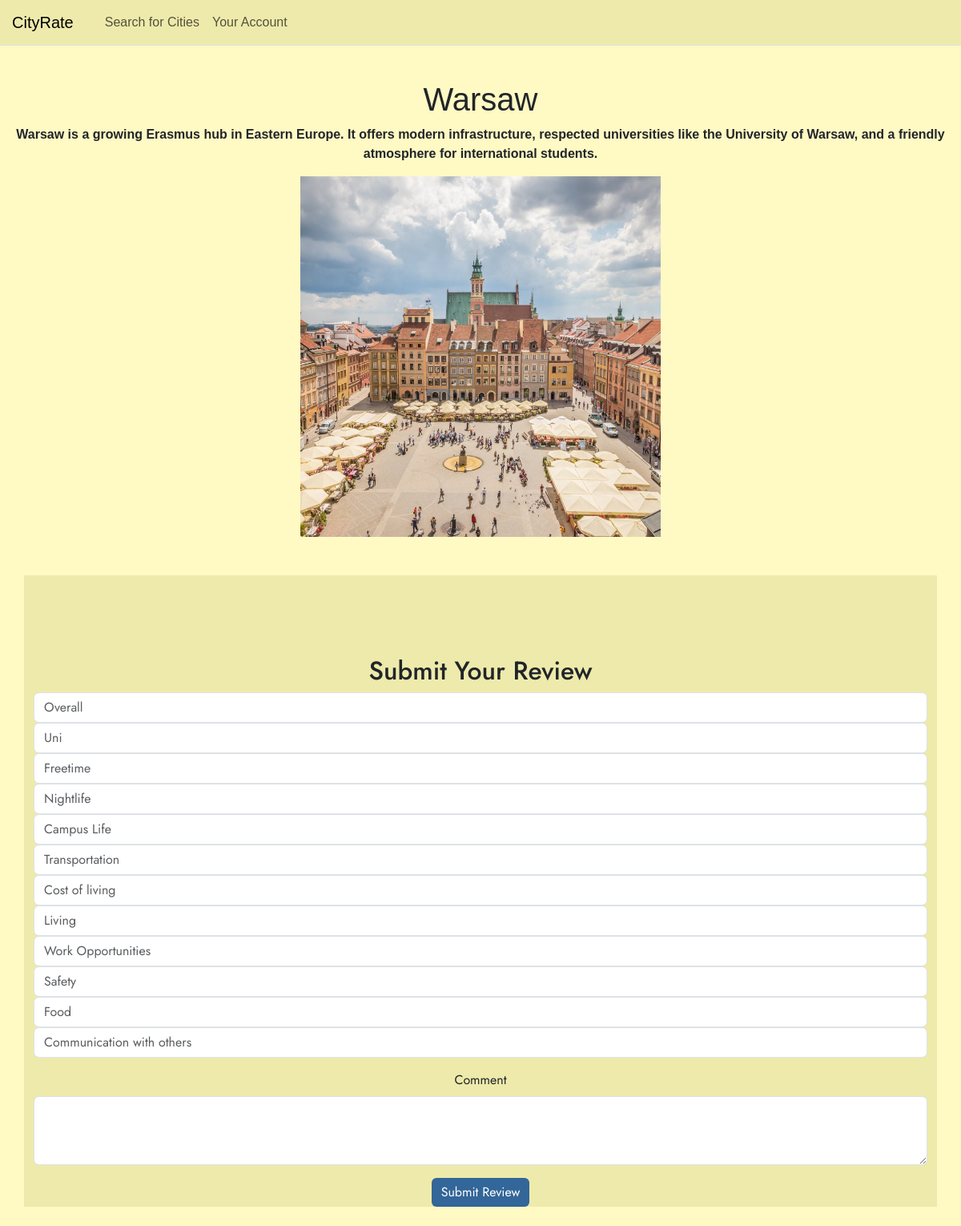
The app's page /review/Warsaw (signed in) with its own data.
### tables this page shows
CREATE TABLE city (
    name TEXT PRIMARY KEY NOT NULL,
    description TEXT NOT NULL,
    image_path TEXT
);

### app.py (the view, shortened to what this page needs)
@app.route('/review/<city_name>', methods=['GET', 'POST'])
@login_required
def review(city_name): #cityname wird übergeben
    if not city_name:
        return "No city chosen", 400
    db_con = get_db_con()
    form = ReviewForm()
    city = db_con.execute(
        'SELECT * FROM city WHERE LOWER(name) = LOWER(?)',
        (city_name.lower(),)
    ).fetchone()
    return render_template('review.html', city=city, form=form )

### app.py (called while the page is built)
@login_manager.user_loader
def load_user(user_id):
    return User.get(user_id)

    @staticmethod
    def get(user_id):
        db_con = get_db_con()
        getuser = db_con.execute(
            'SELECT * FROM user WHERE id = ?', (user_id,)).fetchone()
        if getuser:
            return User(id=getuser['id'],username= getuser['username'], password=getuser['password'] )
        return None

### db.py (called while the page is built)
def get_db_con(pragma_foreign_keys = True):
    if 'db_con' not in g:
        g.db_con = sqlite3.connect(
            current_app.config['DATABASE'],
            detect_types=sqlite3.PARSE_DECLTYPES
        )
        g.db_con.row_factory = sqlite3.Row
        if pragma_foreign_keys:
            g.db_con.execute('PRAGMA foreign_keys = ON;')
    return g.db_con

def close_db_con(e=None):
    db_con = g.pop('db_con', None)
    if db_con is not None:
        db_con.close()

### templates/review.html (shortened to what this page needs)
{% from 'bootstrap5/nav.html' import render_nav_item %}
<!DOCTYPE html>
<html>
<head>
    {{ bootstrap.load_css() }}
<link rel="stylesheet" href="{{ url_for('static', filename='css/style.css') }}">
</head>
<body style ="padding-top: 100px; background-color: #fff9c4; font-family: 'Urbanist', sans-serif;">
  <nav class="navbar navbar-expand-xl border-bottom mb-3 fixed-top">
        <div class="container-fluid px-0">
            <a class="navbar-brand" href="{{ url_for('home') }}"  style ="padding-left: 15px;" >CityRate</a>
            <div class="collapse navbar-collapse" id="menu">
    <ul class="navbar-nav me-auto mb-2 mb-lg-0" style="padding-left: 15px;">
        {{ render_nav_item('search', 'Search for Cities') }}
        {{ render_nav_item('profile', 'Your Account') }}
    </ul>
</div>
        </div>
    </nav>
    <header>
        <h1>{{ city['name'] }}</h1>
        <p class="fw-bold mb-3 text-center">{{ city['description'] }}</p>
       <img src="{{ url_for('static', filename='images/' ~ city['image_path']) }}" alt="{{ city['name'] }}" class="city-image">
    </header>
    <main class="container mt-5">
    <h2 class="text-center">Submit Your Review</h2>
    <form method="POST" class="mb-4">
        <div class="mb-3">
            {{ form.overall_rating(class="form-control", placeholder="Overall", min=1, max=5) }}
            {{ form.uni_rating(class="form-control", placeholder="Uni", min=1, max=5) }}
            {{ form.freetime_rating(class="form-control", placeholder="Freetime", min=1, max=5) }}
            {{ form.nightime_rating(class="form-control", placeholder="Nightlife", min=1, max=5) }}
            {{ form.campus_life_rating(class="form-control", placeholder="Campus Life", min=1, max=5) }}
            {{ form.transportation_rating(class="form-control", placeholder="Transportation", min=1, max=5) }}
            {{ form.cost_rating(class="form-control", placeholder="Cost of living", min=1, max=5) }}
            {{ form.living_rating(class="form-control", placeholder="Living", min=1, max=5) }}
            {{ form.workopportunities_rating(class="form-control", placeholder="Work Opportunities",  min=1, max=5) }}
            {{ form.safety_rating(class="form-control", placeholder="Safety", min=1, max=5) }}
            {{ form.food_rating(class="form-control", placeholder="Food", min=1, max=5) }}
            {{ form.comunication_rating(class="form-control", placeholder="Communication with others", min=1, max=5) }}
        </div>
        <div class="mb-3">
            {{ form.comment.label(class="form-label") }}
            {{ form.comment(class="form-control", rows=3) }}
        </div>
        <button type="submit" class="btn custom-button1">{{ form.submit.label.text }}
        </button>
    </form>
</main>
</body>
</html>

### static/css/style.css (style rules this page uses)
h1, h2, h3, h4, h5, h6 { text-align: center; }
body { padding-top: 100px; background-color: #EEEAAB; font-family: 'Jost', sans-serif; }
main { background-color: #EEEAAB; font-family: 'Jost', sans-serif; text-align: center; padding-top: 100px; }
nav.navbar { background-color: #EEEAAB; opacity: 1; }
.custom-button1 { background-color: #336699; color: white; border: none; }

### templates/review.html (style rules this page uses)
.city-image { width: 450px; height: 450px; object-fit: cover; display: block; margin: 0 auto; }

### records on screen
city: name "Warsaw", description "Warsaw is a growing Erasmus hub in Eastern Europe. It offers modern infrastructure, respected universities like the University of Warsaw, and a friendly atmosphere for international students.", image_path (picture)

### other values on screen
{{ render_nav_item('search', 'Search for Cities') }} "Search for Cities"
{{ render_nav_item('profile', 'Your Account') }} "Your Account"
